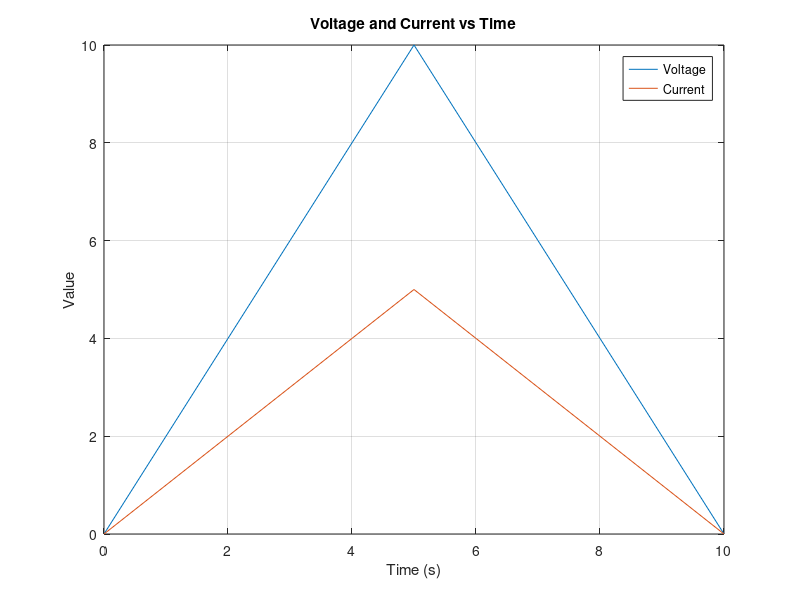

Source code (MATLAB):
%% MATLAB Problem 14
% Topic: Multiple plots + hold on + legend

time = 0:1:10;

voltage = [0 2 4 6 8 10 8 6 4 2 0];

current = [0 1 2 3 4 5 4 3 2 1 0];

% TASK:
%
% 1. Plot voltage against time.
%
% 2. Use hold on.
%
% 3. Plot current against time on the same graph.
%
% 4. Add a title:
%    "Voltage and Current vs Time"
%
% 5. Label the x-axis:
%    "Time (s)"
%
% 6. Label the y-axis:
%    "Value"
%
% 7. Add a legend with:
%    "Voltage"
%    "Current"
%
% 8. Turn on the grid.
%
% HINT:
% You need:
% plot()
% hold on
% legend()
% title()
% xlabel()
% ylabel()
% grid on

time = 0:1:10;

voltage = [0 2 4 6 8 10 8 6 4 2 0];

current = [0 1 2 3 4 5 4 3 2 1 0];

plot(time,voltage)
hold on
plot(time,current)
title('Voltage and Current vs Time')
xlabel('Time (s)')
ylabel('Value')
legend('Voltage','Current')
grid on
